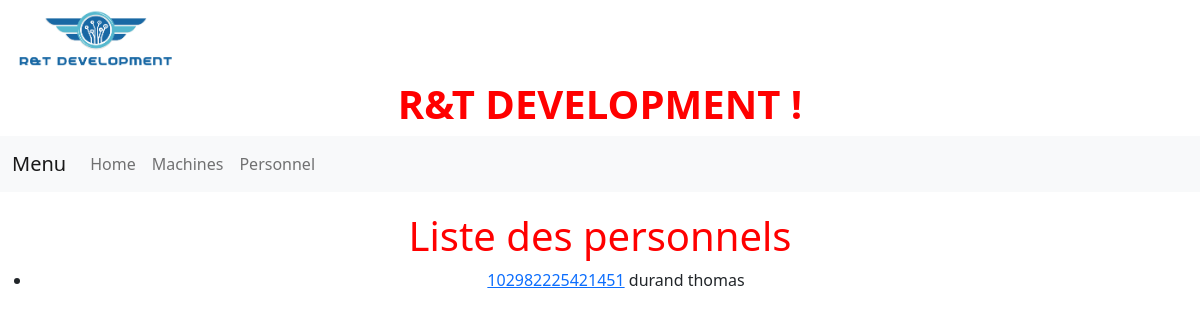
Screenshot of /computerApp/persos/ with the database file from the repository.
### computerApp/models.py (models this page shows, shortened)
class Personnel(models.Model):
    num_secu =models.CharField(
        primary_key=True,
        editable=True,
        max_length = 15
    )
    nom = models.CharField(
        max_length=50
    )
    prenom = models.CharField(
        max_length=20
    )

### computerApp/views.py (the view)
# urls.py: path('persos/',views.personnel_list_view, name='persos'),
def personnel_list_view(request) :
    persos=Personnel.objects.all()
    context={'persos': persos}
    return render(request, 'computerapp/personnel_list.html', context)

### computerApp/templates/computerapp/personnel_list.html
{% extends "index.html" %}
{% block content %}
    <h1> Liste des personnels</h1>
    {% if persos %}
    <ul>
        {% for perso in persos %}
            <li>
                <a href="{% url 'perso-detail' perso.num_secu %}">
                {{perso.num_secu}}</a> {{perso.nom}} {{perso.prenom}}
            </li>
        {% endfor %}
    </ul>
    {% else %}
        <p> Il n'y a pas de personnel. </p>
    {% endif %}
{% endblock %}

### static/css/style.css (style rules this page uses)
h1 { color: red; }

### rows the page displays
Personnel: num_secu "102982225421451", nom "durand", prenom "thomas"
